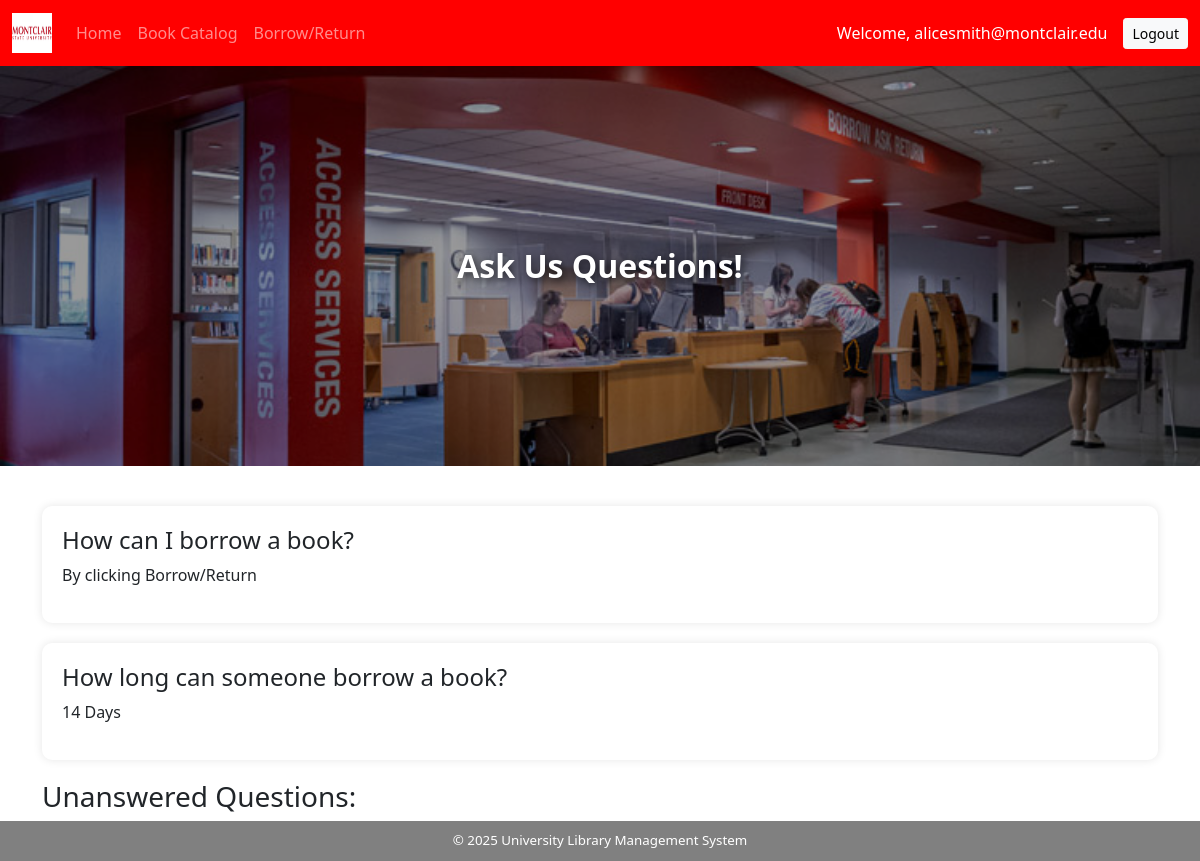
Page /FAQ.php (signed in) on the committed database.
### tables this page shows
CREATE TABLE `questions` (
  `id` int(11) NOT NULL,
  `question_id` int(11) NOT NULL,
  `member_id` int(11) DEFAULT NULL,
  `question` text NOT NULL,
  `answer` text DEFAULT NULL,
  `submitted_at` datetime DEFAULT current_timestamp()
);

### FAQ.php (the view, shortened to what this page needs)
<!DOCTYPE html>
<html lang="en">
<head>
    <link href="https://cdn.jsdelivr.net/npm/bootstrap@5.0.2/dist/css/bootstrap.min.css" rel="stylesheet">
</head>
<body>
<?php include 'navbar.php'; ?>
<div class="frontP">
    <span>Ask Us Questions!</span>
</div>
<div class="container">
    <?php
    $result = $conn->query("SELECT question, answer FROM Questions WHERE answer IS NOT NULL ORDER BY submitted_at DESC");
    if ($result && $result->num_rows > 0):
        while ($row = $result->fetch_assoc()):
    ?>
        <div class="faq-box">
            <h4><?= htmlspecialchars($row['question']) ?></h4>
            <p><?= nl2br(htmlspecialchars($row['answer'])) ?></p>
        </div>
    <?php endwhile;
    else: ?>
        <p>No answered questions yet. Check back soon!</p>
    <?php endif; ?>
    <?php if (!empty($_SESSION['is_librarian'])): ?>
        <h3>Unanswered Questions:</h3>
    <?php endif; ?>
</div>
</body>
</html>

### FAQ.php (style rules this page uses)
body { font-family: Arial, sans-serif; background-color: #f8f9fa; }
.frontP { background: url("lib.jpg") no-repeat center center/cover; height: 400px; display: flex; justify-content: center; align-items: center; text-align: center; color: white; font-size: 2rem; font-weight: bold; text-shadow: 2px 2px 8px rgba(0, 0, 0, 0.7); position: relative; }
.frontP::before { content: ""; position: absolute; top: 0; left: 0; width: 100%; height: 100%; background: rgba(0, 0, 0, 0.4); }
.frontP span { position: relative; z-index: 2; }
.faq-box { background-color: white; padding: 20px; margin-bottom: 20px; border-radius: 10px; box-shadow: 0 0 10px rgba(0,0,0,0.1); }
.container { padding: 40px 20px; }

### rows in the picture
questions: question "How can I borrow a book?", answer "By clicking Borrow/Return"
questions: question "How long can someone borrow a book?", answer "14 Days"

### other values in the picture
$_SESSION['email'] "alicesmith@montclair.edu"
